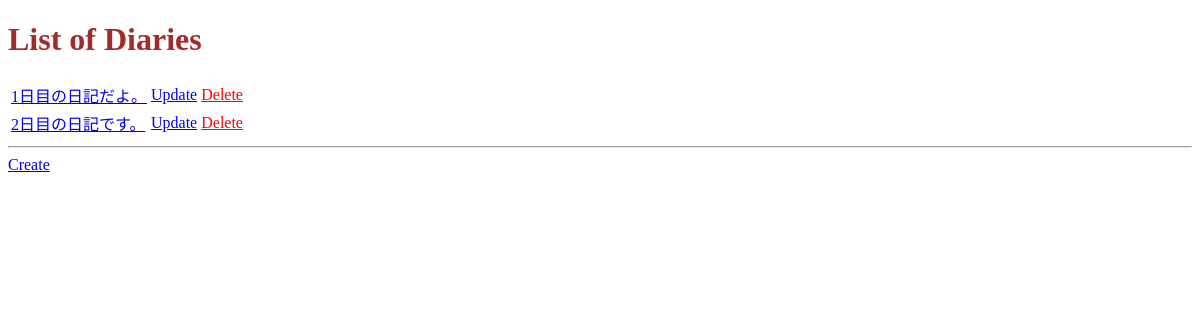
Page /diaries/ on the earlier database version.
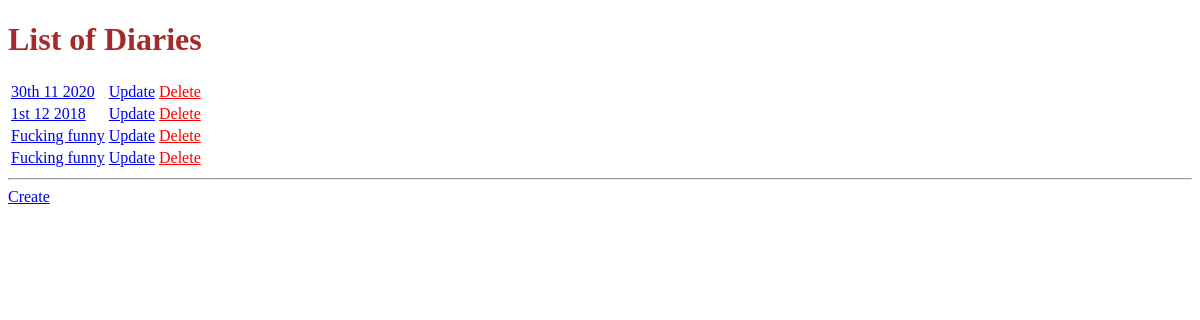
Same page on the later database version.
### diaries/models.py (models this page shows)
class Diary(models.Model):
    title = models.CharField(max_length=256)
    content = models.TextField(default="Today is a great day of my life")
    date = models.DateTimeField(default=datetime.datetime.now)

### diaries/views.py (the view)
# urls.py: path(r'diaries/', views.index, name="index"),
def index(request):
    diaries = Diary.objects.all()
    data_dictionary = {'diaries': diaries}
    return render(request, 'diaries/index.html', data_dictionary)

### diaries/templates/diaries/index.html (shortened to what this page needs)
{% load staticfiles %}
<!DOCTYPE html>
<html lang="en">
<head>
    <link rel="stylesheet" href="{% static 'style.css' %}">
</head>
<body>
    <h1>List of Diaries</h1>
    <table>
        {% for diary in diaries %}
            <tr>
                <td class="title">
                    <a href="detail/{{diary.id}}">{{diary.title}}</a>
                </td>
                <td><a href="{% url 'update' diary.id %}" class="update">Update</a></td>
                <td><a href="" class="delete">Delete</a></td>
            </tr>
        {% endfor %}
    </table>
    <hr>
    <a href="{% url 'create' %}">Create</a>
</body>
</html>

### diaries/static/style.css (style rules this page uses)
h1 { color: brown; }
.title { color: black; }
.update { color: blue; }
.delete { color: red; }

Differences in the rows shown:
changed Diary (number 1 of 4 on the later page): title "1日目の日記だよ。" → "30th 11 2020"
changed Diary (number 2 of 4 on the later page): title "2日目の日記です。" → "1st 12 2018"
added Diary: title "Fucking funny"
added Diary: title "Fucking funny"
